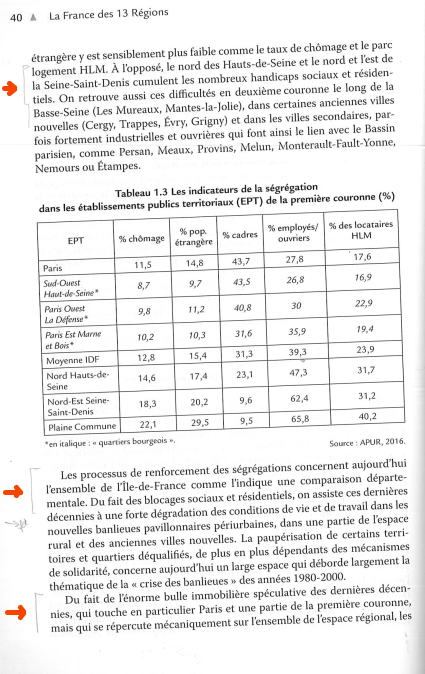
#> input picture test.png, 425 x 674 px
$ python rodrigo.py
#> lines starting #> are read from the running program, lines starting #| are printed output that depends on the picture; after the words box and inside, x2 and y2 are one past the last pixel; in counts of white or black regions, pixels touching at a corner belong together
"""
Es una version simplificada de lo que creo que necesitas. Espero que puedas sacarle algun provecho.

Falto:
1.- Enderezar la imagen en caso de estar inclinada.
2.- Agregar margenes superior e inferior para que el encuadre del recorte no sea tan justo.
"""
import sys

sys.path.append('C:/Python36/Lib/site-packages')

import cv2
import numpy as np

imagen = cv2.imread("test.png")
#> imagen is the input picture: shape (674, 425, 3); mean B, G, R 236.1, 236.2, 236.5
alto, ancho, canales = imagen.shape
#> alto = 674; ancho = 425; canales = 3
contador = 0

# Establece el espacio (desde el el borde izquierdo de la hoja) para considerar como margen
margen_del_texto = 40

# Evita que identifique bordes de tablas o figuras, como si fueran "marcas"
altura_maxima_de_la_marca = 50

# Puesto que la imagen esta y podria estar inclinada, los extremos de la linea (vertical) podrian estar distantes
anchura_maxima_de_la_marca = 10

# Transforma a escala de grises y luego encuentra los bordes
gray = cv2.cvtColor(imagen, cv2.COLOR_BGR2GRAY)
edges = cv2.Canny(gray, 50, 150, apertureSize = 3)
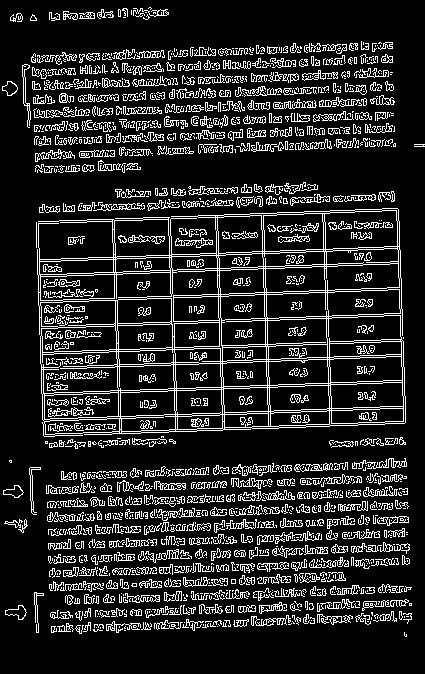
#> edges: shape (674, 425); 15% white in thin lines or dots

lineas = cv2.HoughLinesP(edges, 1, np.pi/180, 10, minLineLength=15, maxLineGap=10)
#> lineas = 797 rows, first 6: [252, 253, 267, 253], [84, 589, 112, 497], [164, 296, 209, 363], [42, 395, 356, 384], [37, 274, 337, 264], [41, 393, 404, 380]

for linea in lineas:
    x1, y1, x2, y2 = linea[0]
    # Controla que se busquen las lineas solo dentro del margen, y las medidas especificadas
    if x1 < margen_del_texto and (abs(x2 - x1) < anchura_maxima_de_la_marca) and abs(y2 - y1) < altura_maxima_de_la_marca:
        contador += 1
        cv2.line(imagen, (x1,y1), (x2,y2), (0, 0, 255), 1, cv2.LINE_AA)
        # Para ver los recuadros en donde encontro marcas
        cv2.rectangle(imagen, (0, y1), (ancho, y2), (255, 0, 0), 1)
        recorte = imagen[y1:y2, 1:ancho-1]
        if len(recorte) > 0:
            cv2.imshow("recorte", recorte)
            cv2.imwrite("recorte_"+str(contador)+".png", recorte)
            cv2.destroyWindow("recorte")
#> this loop made 797 passes
#> (x1, y1, x2, y2) on passes 1 to 12: (252, 253, 267, 253), (84, 589, 112, 497), (164, 296, 209, 363), (42, 395, 356, 384), (37, 274, 337, 264), (41, 393, 404, 380), (22, 69, 372, 63), (38, 302, 401, 289), (61, 473, 405, 461), (38, 221, 329, 211), (169, 429, 405, 421), (48, 521, 341, 511)
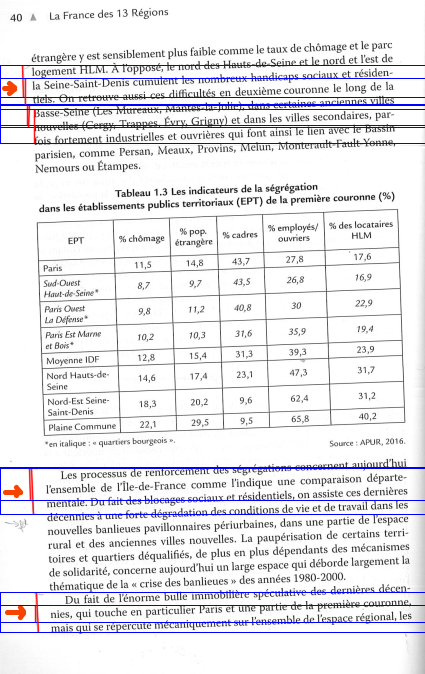
#> imagen: shape (674, 425, 3); 2.81% of pixels changed, all inside (x1, y1, x2, y2) = (0, 65, 425, 634)
#> after the loop, contador = 9


cv2.imshow('Marcas detectadas', imagen)


cv2.waitKey(0)

$ run again, with 10752.png copied over test.png
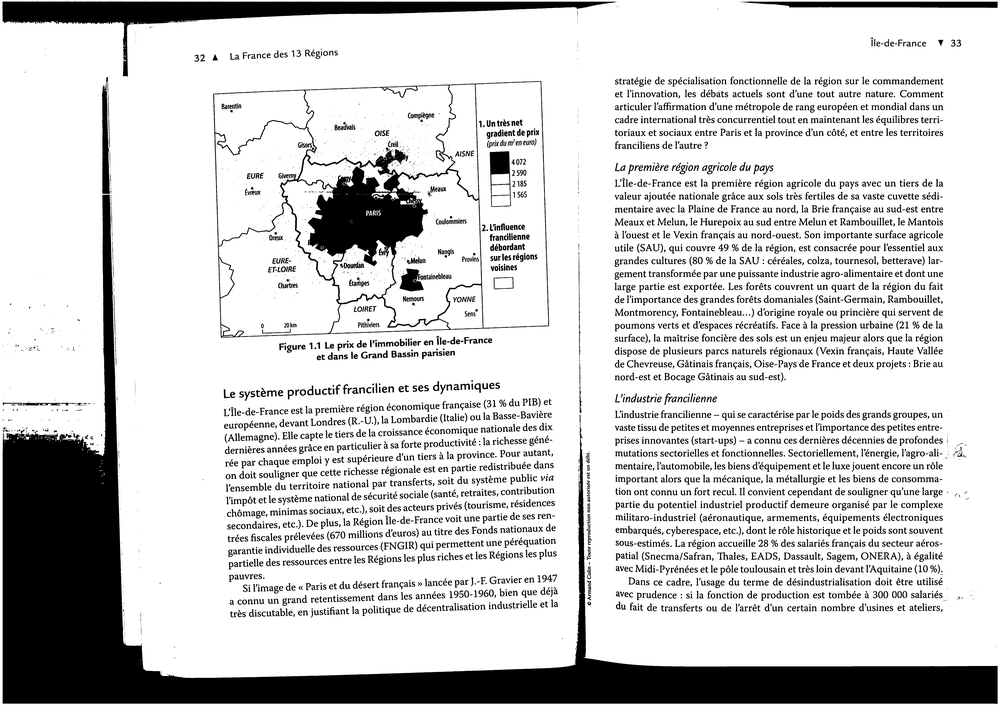
#> input picture 10752.png, 999 x 706 px, shrunk from 7167 x 5063 before the run
#> imagen is the input picture: shape (706, 999, 3); min 0, max 255, mean 207.2
#> `edges = cv2.Canny(gray, 50, 150, apertureSize = 3)`:
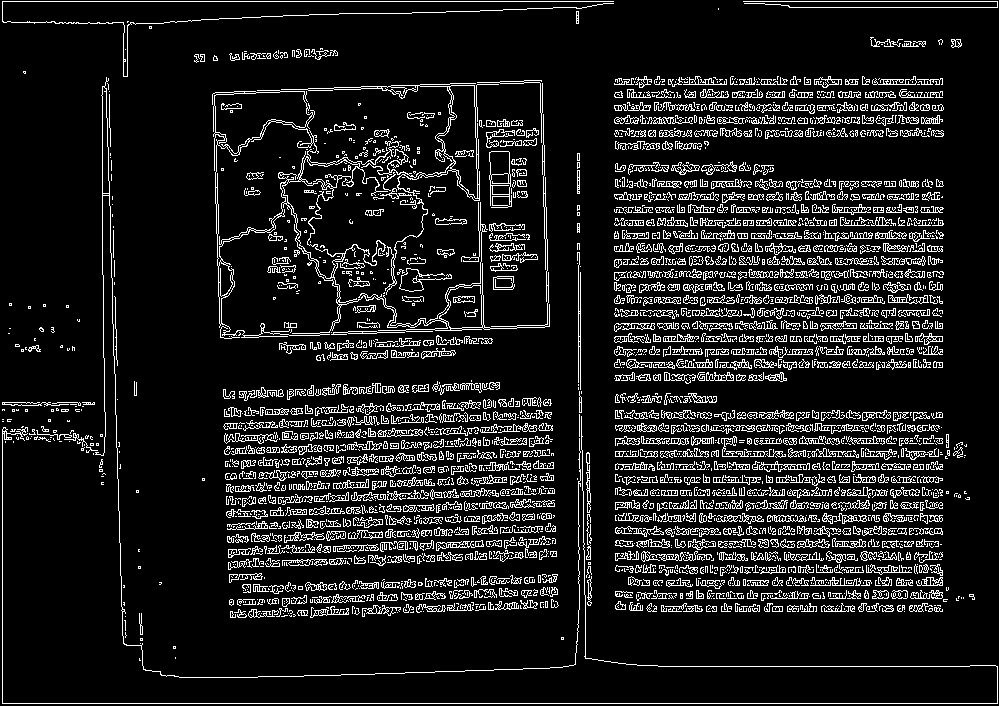
#> edges: shape (706, 999); 11.1% white in thin lines or dots
#> lineas = 1595 rows, first 6: [2, 703, 997, 703], [743, 1, 997, 1], [320, 471, 338, 476], [615, 467, 942, 467], [686, 238, 721, 222], [230, 569, 268, 548]
#> the loop `for linea in lineas:` made 1595 passes
#> (x1, y1, x2, y2, contador) on pass 817: (2, 19, 2, 1, 1)
#> after the loop `for linea in lineas:`:
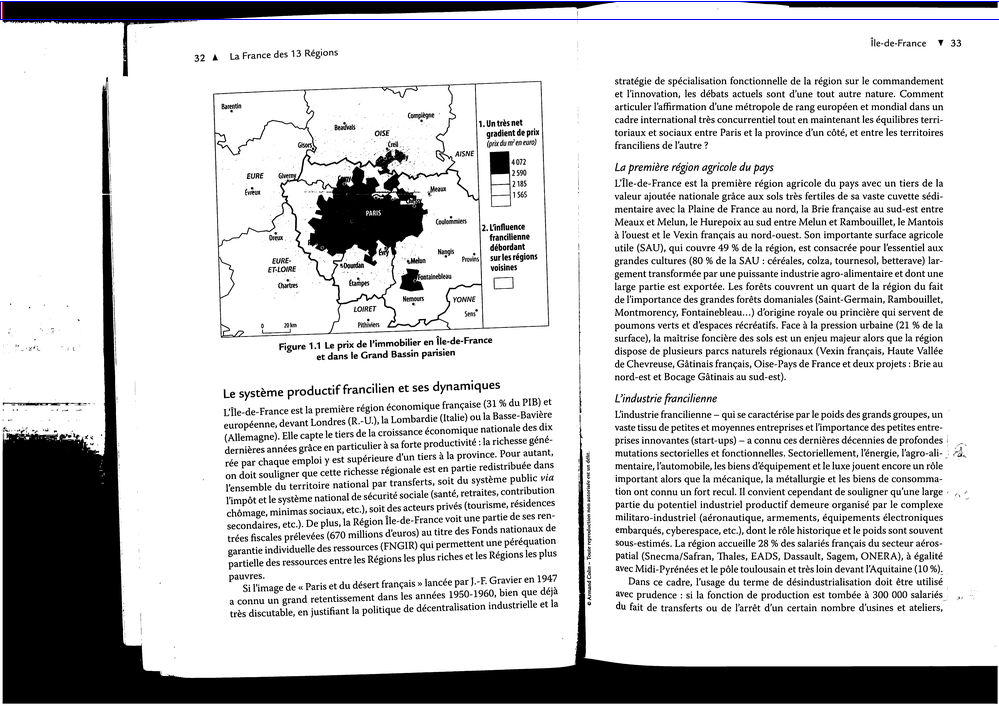
#> imagen: shape (706, 999, 3); 0.29% of pixels changed, all inside (x1, y1, x2, y2) = (0, 1, 999, 21)
#> after the loop `for linea in lineas:`: contador = 1

$ run again, with 14180.png copied over test.png
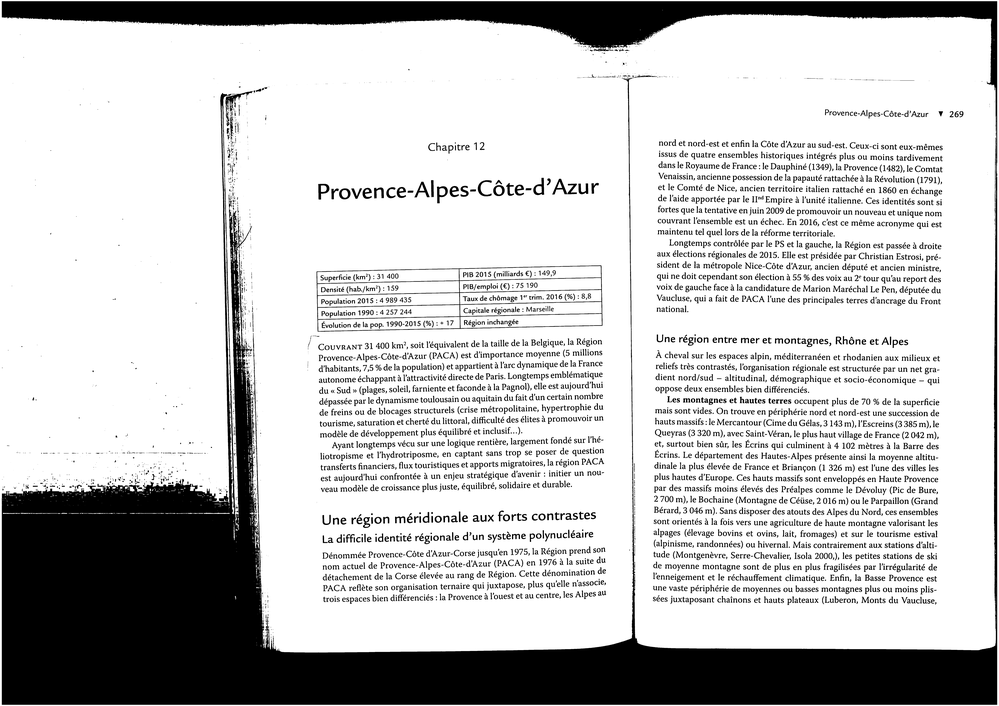
#> input picture 14180.png, 999 x 706 px, shrunk from 8271 x 5848 before the run
#> imagen is the input picture: shape (706, 999, 3); min 0, max 255, mean 196.8
#> `edges = cv2.Canny(gray, 50, 150, apertureSize = 3)`:
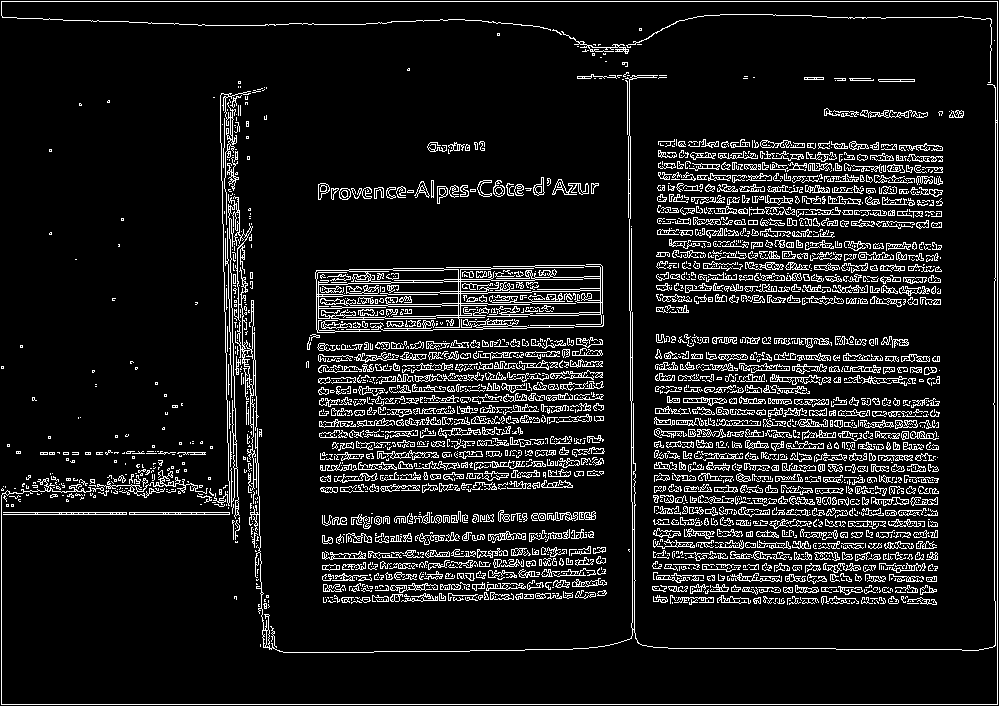
#> edges: shape (706, 999); 10.2% white in thin lines or dots
#> lineas = 1706 rows, first 6: [1, 1, 997, 1], [1, 704, 997, 704], [318, 355, 347, 345], [481, 357, 496, 352], [696, 555, 766, 559], [228, 471, 258, 471]
#> the loop `for linea in lineas:` made 1706 passes
#> after the loop `for linea in lineas:`: contador = 0

$ run again, with 27945.png copied over test.png
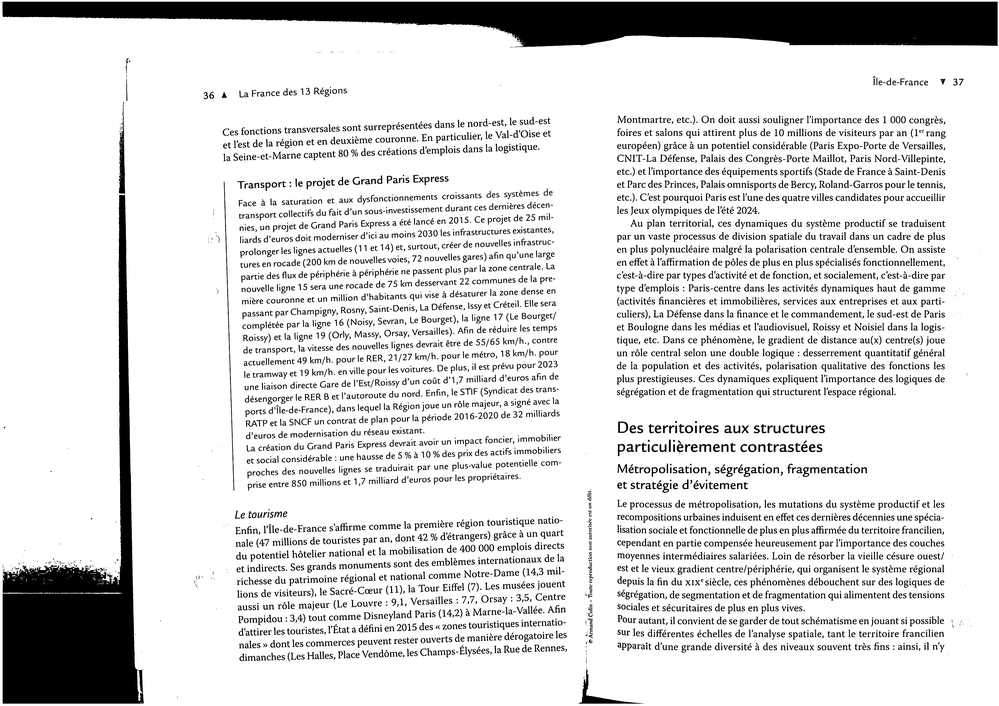
#> input picture 27945.png, 999 x 706 px, shrunk from 7167 x 5063 before the run
#> imagen is the input picture: shape (706, 999, 3); min 0, max 255, mean 218.6
#> `edges = cv2.Canny(gray, 50, 150, apertureSize = 3)`:
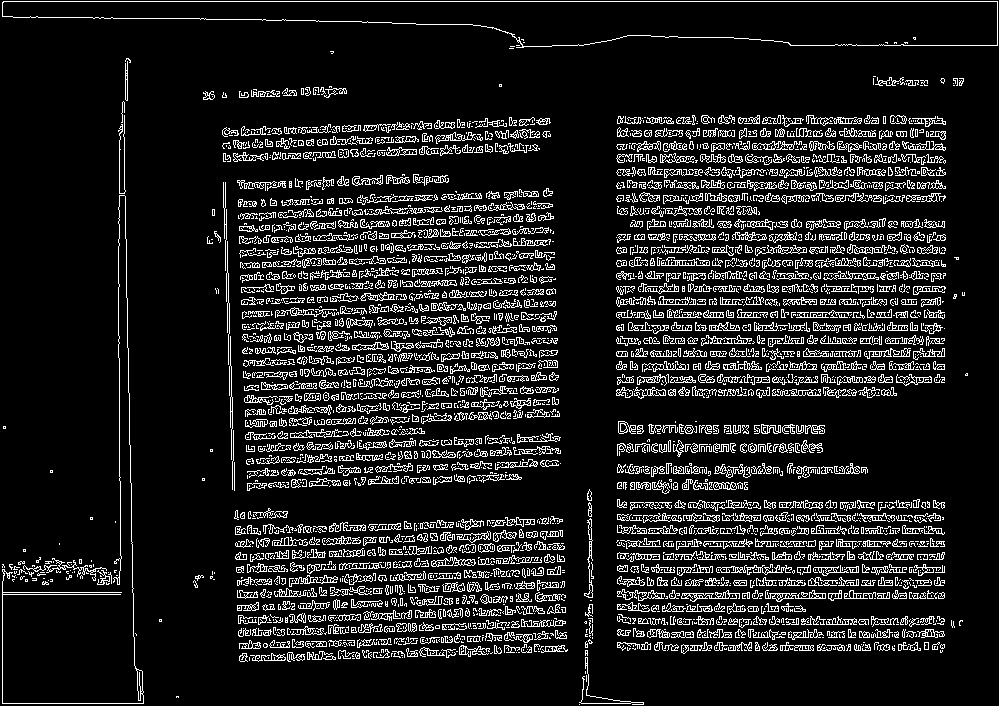
#> edges: shape (706, 999); 11.6% white in thin lines or dots
#> lineas = 1597 rows, first 6: [3, 1, 997, 1], [880, 305, 914, 299], [237, 572, 564, 560], [617, 580, 944, 580], [774, 534, 823, 526], [465, 274, 493, 266]
#> the loop `for linea in lineas:` made 1597 passes
#> after the loop `for linea in lineas:`: contador = 0
